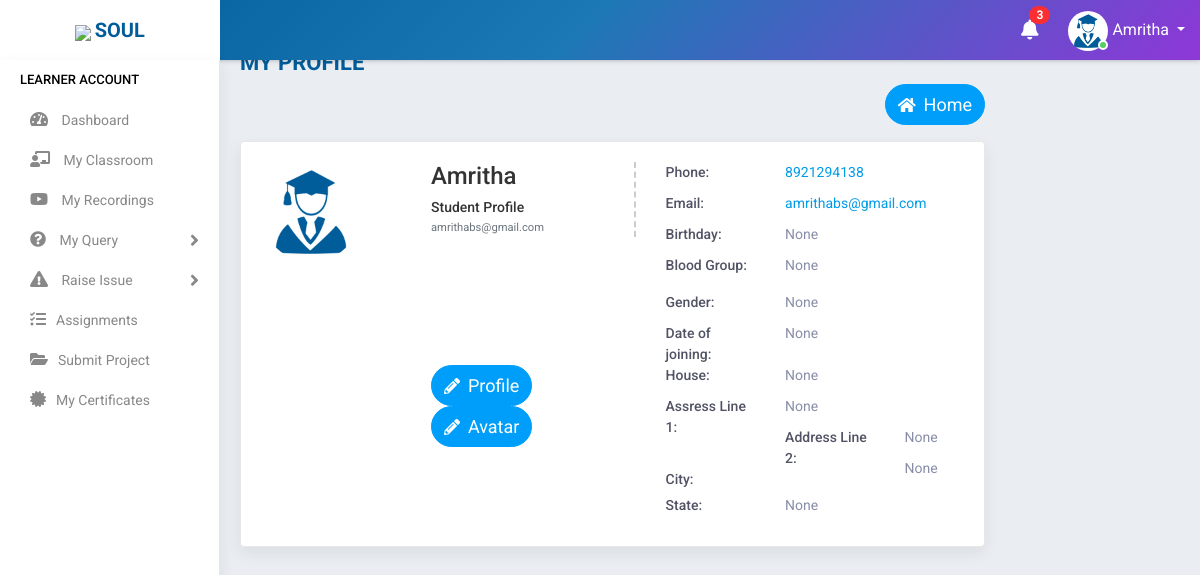
Page /profile/ (signed in) on the committed database.
### accounts/models.py (models this page shows, shortened)
class Student(models.Model):
    state = (
    ('Andhra Pradesh','Andhra Pradesh'),
    ('Arunachal Pradesh','Arunachal Pradesh'),
    ('Assam','Assam'),
    ('Bihar','Bihar'),
    ('Chhattisgarh','Chattisgarh'),
    ('Goa','Goa'),
    ('Gujarat','Gujarat'),
    ('Haryana','Haryana'),
    ('Himachal Pradesh','Himachal Pradesh'),
    ('Jharkhand','Jharkhand'),
    ('Karnataka','Karnataka'),
    ('Kerala','Kerala'),
    ('Madhya Pradesh','Madhya Pradesh'),
    ('Maharashtra','Maharashtra'),
    ('Manipur','Manipur'),
    ('Meghalaya','Meghalaya'),
    ('Mizoram','Mizoram'),
    ('Nagaland','Nagaland'),
    ('Odisha','Odisha'),
    ('Rajasthan','Rajasthan'),
    ('Sikkim','Sikkim'),
    ('Tamil Nadu','Tamil Nadu'),
    ('Telangana','Telangana'),
    ('Tripura','Tripura'),
    ('Uttar Pradesh','Uttar Pradesh'),
    ('Uttarakhand','Uttarakhand'),
    ('West Bengal','West Bengal')
)
    groups = (
    ('AB+', 'AB+'),
    ('AB-', 'AB-'),
    ('A+', 'A+'),
    ('A-', 'A-'),
    ('B+', 'B+'),
    ('B-', 'B-'),
    ('O+', 'O+'),
    ('O-', 'O-'),
    )
    user= models.OneToOneField(User,on_delete=models.CASCADE,null=True,blank=True)
    name = models.CharField(max_length=100,blank=True)
    mobile = models.CharField(max_length=10,blank=True)
    email = models.EmailField(max_length=200,blank=True)
    sex = models.CharField(max_length=10,null=True,choices=(('Male','Male'),('Female','Female')),blank=True)
    dob = models.DateField(null=True, blank=True)
    blood_group = models.CharField(max_length=100,null=True, blank=True,choices=groups)
    house = models.CharField(max_length=100,null=True,blank=True)
    street =models.CharField(max_length=100,null=True,blank=True)
    street2 =models.CharField(max_length=100,null=True,blank=True)
    city = models.CharField(max_length=100,null=True,blank=True)
    state = models.CharField(max_length=100,null=True,choices=state,blank=True)
    course_enrolled = models.CharField(max_length=1000,null=True,blank=True)
    now_attending = models.CharField(max_length=1000,null=True,blank=True)
    start_date = models.DateField(null=True,blank=True)
    shared = models.BooleanField(default=False,choices=((True, 'Yes'), (False, 'No')),blank=True)
    payment = models.CharField(max_length=10,choices=(('Full','Full'),('Half','Half')),default='Half',blank=True)
    status = models.CharField(max_length=20,choices=(('Active','Active'),('Inactive','Inactive')),default='Active',blank=True)
    profile_pic = models.ImageField(null=True,default="student.jpg")
    total_fees = models.IntegerField(null=True,blank=True)
    fees_paid = models.IntegerField(null=True,blank=True)
    balance = models.IntegerField(null=True,blank=True)

### accounts/views.py (the view)
# urls.py: path('profile/', ProfileView.as_view(),name='profile'),
class ProfileView(View):
    def get(self, request):
        user=request.user
        if user.is_authenticated:
            note = Notification.objects.filter(receiver=user).filter(status="Not Read").order_by('-datetime')
            no_count = note.count()
            try:
                s= Staff.objects.get(user=user)
                return render(request,'accounts/profile.html',{'s':s,'no_count':no_count,'note':note})
            except:
                s= Student.objects.get(user=user)
                return render(request,'students/profile.html',{'s':s,'no_count':no_count,'note':note})
        else:
            return redirect('logout')

### accounts/templates/students/profile.html (shortened to what this page needs)
{% extends 'accounts/main.html' %}
{% block content %}
    <div class="main-wrapper">
    {% include 'students/navbar.html' %}
    {% include 'students/sidebar.html' %}
            <div class="content container" style="padding-top:5%;padding-left: 5%;">
                        <div class="page-header">
                            <div class="row">
                                <div class="col-lg-7 col-md-12 col-sm-12 col-12">
                                    <h5 class="text-uppercase">my Profile</h5>
                                </div>
                                <div class="col-md-12 col-sm-12 col-12">
                                    <ul class="list-inline float-right">
                                        <li>
                                            <a href="{% url 'home' %}" class="btn btn-info " style="border-radius: 80px 80px 80px 80px ;color: white">
                                            <i class="fas fa-home"></i>&nbsp;&nbsp;<span style="font-size:18px">Home</span></a>
                                        </li>
                                    </ul>
                                </div>
                            </div>
                        </div>
                        <div class="card-box m-b-0">
                            <div class="row">
                                <div class="col-md-12">
                                    <div class="profile-view">
                                        <div class="profile-img-wrap">
                                            <div class="profile-img">
                                                <img class="avatar" src="{{request.user.student.profile_pic.url}}" alt="">
                                            </div>
                                        </div>
                                        <div class="profile-basic">
                                            <div class="row">
                                                <div class="col-md-5">
                                                    <div class="profile-info-left">
                                                        <h3 class="user-name m-t-0">{{s.name}}</h3>
                                                        <h5 class="company-role m-t-0 m-b-0">Student Profile</h5>
                                                        <small class="text-muted">{{request.user}}</small>
                                                    </div>
                                                </div>
                                                <div class="col-md-7">
                                                    <ul class="personal-info">
                                                        <li>
                                                            <span class="title">Phone:</span>
                                                            <span class="text"><a href="">{{s.mobile}}</a></span>
                                                        </li>
                                                        <li>
                                                            <span class="title">Email:</span>
                                                            <span class="text"><a href=""><span class="__cf_email__"
                                                                        data-cfemail="7d17181b1b180f04100a12131a3d18051c100d1118531e1210">{{request.user}}</span></a></span>
                                                        </li>
                                                        <li>
                                                            <span class="title">Birthday:</span>
                                                            <span class="text">{{s.dob}}</span>
                                                        </li>
                                                        <li>
                                                            <span class="title">Blood Group:</span>
                                                            <p class="text">{{s.blood_group}}</p>
                                                        </li>
                                                        <li>
                                                            <span class="title">Gender:</span>
                                                            <span class="text">{{s.sex}}</span>
                                                        </li>
                                                        <li>
                                                            <span class="title">Date of joining:</span>
                                                            <span class="text">{{s.start_date}}</span>
                                                        </li>
                                                    </ul>
                                                </div>
                                                <div class="col-md-5">
                                                    <ul class="personal-info">
                                                        <li>
                                                            <a href="{% url 'profile_update' %}" class="btn btn-info " style="border-radius: 80px 80px 80px 80px ;color: white">
                                                            <i class="fas fa-pencil-alt"></i>&nbsp;&nbsp;<span style="font-size:18px">Profile</span></a>
                                                            <a href="{% url 'profile_pic_update' %}" class="btn btn-info " style="border-radius: 80px 80px 80px 80px ;color: white">
                                                            <i class="fas fa-pencil-alt"></i>&nbsp;&nbsp;<span style="font-size:18px">Avatar</span></a>
                                                        </li>
                                                    </ul>
                                                </div>
                                                <div class="col-md-7">
                                                    <ul class="personal-info">
                                                        <li>
                                                            <span class="title">House:</span>
                                                            <span class="text">{{s.house}}</span>
                                                        </li>
                                                        <li>
                                                            <span class="title">Assress Line 1:</span>
                                                            <span class="text">{{s.street}}</span></span>
                                                        </li>
                                                        <li>
                                                            <span class="title">Address Line 2:</span>
                                                            <span class="text">{{s.street2}}</span>
                                                        </li>
                                                        <li>
                                                            <span class="title">City:</span>
                                                            <p class="text">{{s.city}}</p>
                                                        </li>
                                                        <li>
                                                            <span class="title">State:</span>
                                                            <span class="text">{{s.state}}</span>
                                                        </li>
                                                    </ul>
                                                </div>
                                            </div>
                                        </div>
                                    </div>
                                </div>
                            </div>
            </div>
{% endblock %}

### accounts/templates/students/navbar.html (shortened to what this page needs)
<div class="header">
    <div class="header-left">
        <a href="https://www.teqstories.com" class="logo">
            <img src="https://www.teqstories.com/assets/images/Blue.png" style="height: 40px;width:auto;">
            <span class="text-uppercase"><b>Soul</b></span>
        </a>
    </div>
    <div class="page-title-box float-left">
    </div>
    <ul class="nav user-menu float-right">
        {% include 'accounts/mini/notify.html' %}
        <li class="nav-item dropdown has-arrow">
            <a href="#" class="dropdown-toggle nav-link user-link" data-toggle="dropdown">
                <span class="user-img"><img class="rounded-circle" src="{{request.user.student.profile_pic.url}}" width="40" height="40" alt="{{request.user.student.name|title}}">
                    <span class="status online"></span></span>
                <span>{{request.user.student.name|title}}</span>
            </a>
        </li>
    </ul>
</div>

### rows in the picture
Student: name "Amritha", mobile "8921294138", dob "None", blood_group "None", sex "None", start_date "None", house "None", street "None", street2 "None", city "None", state "None"

### other values in the picture
{{ no_count }} "3"
{{ request.user.student.name|title }} "Amritha"
{{ request.user }} "amrithabs@gmail.com"
